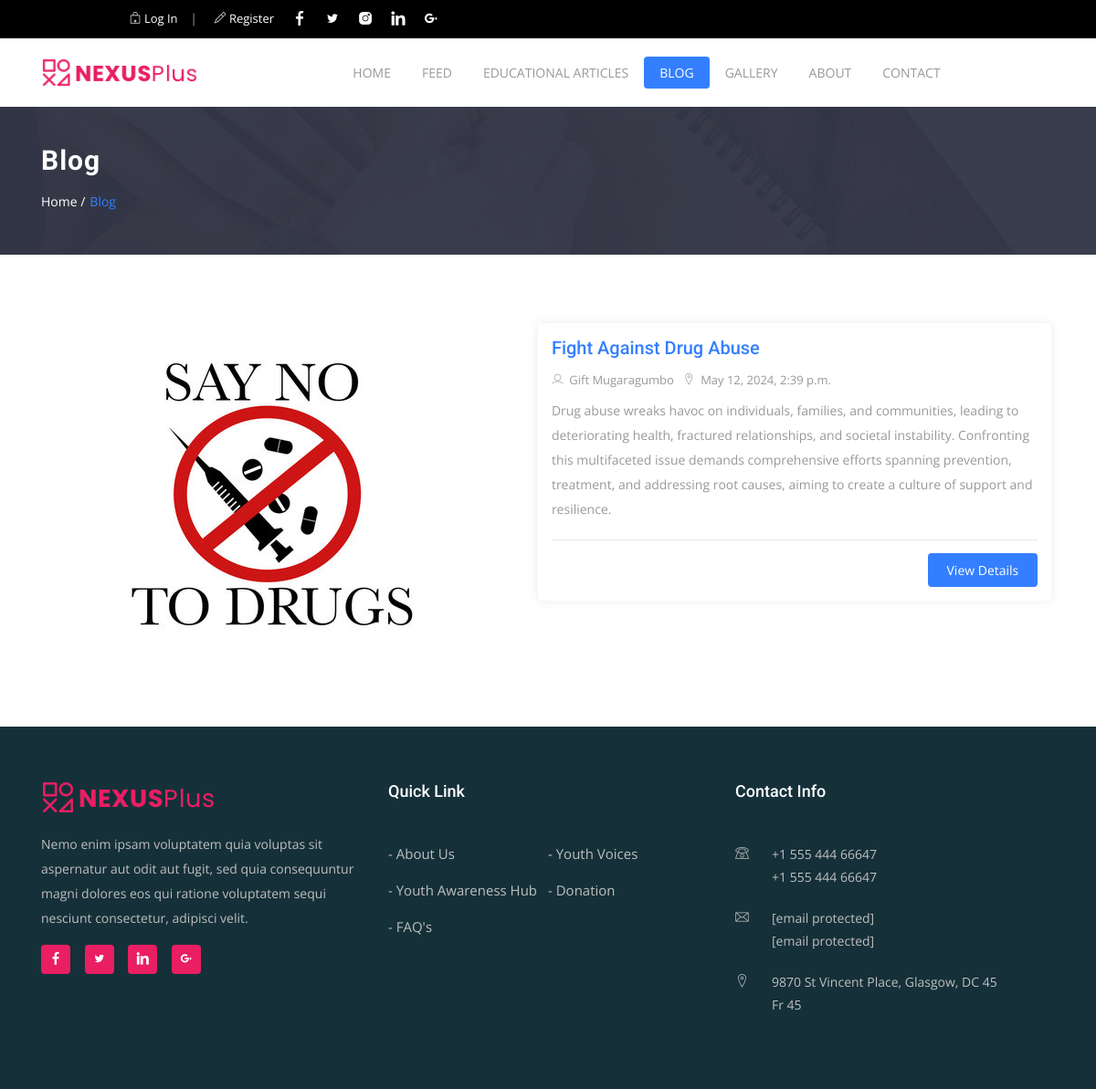
Screenshot of /blog/ with the database file from the repository.
### core/models.py (models this page shows, shortened)
class BlogItem(models.Model):
    posted_by = models.ForeignKey(User, on_delete=models.CASCADE)
    title = models.CharField(max_length=255)
    cover_image = models.ImageField(upload_to='articles')
    short_description = models.CharField(max_length=600)
    content = models.TextField(max_length=10000)
    date_posted = models.DateTimeField(auto_now_add=True)

class User(AbstractBaseUser):
    email = models.EmailField(
        verbose_name='email address',
        max_length=255,
        unique=True,
    )
    first_name = models.CharField(max_length=255)
    last_name = models.CharField(max_length=255, blank=True)
    is_active = models.BooleanField(default=True)
    is_admin = models.BooleanField(default=False)
    is_staff = models.BooleanField(default=False)
    objects = MyUserManager()
    USERNAME_FIELD = 'email'
    REQUIRED_FIELDS = ['first_name', 'last_name']
    @property
    def full_name(self):
        return self.first_name + ' ' + self.last_name

### core/views.py (the view)
# urls.py: path('blog/', views.blog_view, name="blog"),
def blog_view(request):
    context = {
        'blog_nav': 'active',
        'blog_items': BlogItem.objects.all()
    }
    return render(request, 'blog.html', context)

### templates/blog.html
{% extends 'base.html' %}
{% load static %}
{%  block content %}
{% include 'navbar.html' %}
<div class="page-header" style="background: url({% static 'assets/img/banner1.jpg' %});">
<div class="container">
<div class="row">
<div class="col-md-12">
<div class="breadcrumb-wrapper">
<h2 class="product-title">Blog</h2>
<ol class="breadcrumb">
<li><a href="{% url 'home' %}">Home /</a></li>
<li class="current">Blog</li>
</ol>
</div>
</div>
</div>
</div>
</div>
<div class="main-container section-padding">
<div class="container">
<div class="row">
<div class="col-lg-12 col-md-12 col-xs-12 page-content">
<div class="adds-wrapper">
<div class="tab-content">
<div id="list-view" class="tab-pane fade active show">
<div class="row">
{% if blog_items.count != 0 %}
    {% for item in blog_items %}
<div class="col-xs-12 col-sm-12 col-md-12 col-lg-12">
<div class="featured-box">
<figure>
<a href="#"><img class="img-fluid" src="{{ item.cover_image.url }}" alt=""></a>
</figure>
<div class="feature-content">
<h4><a href="ads-details.html">{{ item.title }}</a></h4>
<div class="meta-tag">
<span>
<i class="lni-user"></i> {{ item.posted_by.full_name }}
</span>
<span>
<i class="lni-map-marker"></i> {{ item.date_posted }}
</span>
</div>
<p class="dsc">{{ item.short_description }}</p>
<div class="listing-bottom">
<a href="{% url 'blog-detail' item.id %}" class="btn btn-common float-right">View Details</a>
</div>
</div>
</div>
</div>
    {% endfor %}
{% else %}
    <div style="margin-left: 30%; margin-top: 00%">
<h4>No blog items available</h4>
    </div>
{% endif %}
</div>
</div>
</div>
</div>
</div>
</div>
</div>
</div>
{% endblock %}

### static/assets/css/main.css (style rules this page uses)
html { overflow-x:hidden }
body { background:#fff;font-size:14px;font-weight:400;font-family:open sans,sans-serif;-webkit-box-sizing:border-box;-moz-box-sizing:border-box;box-sizing:border-box;-webkit-font-smoothing:subpixel-antialiased;color:#999;line-height:25px;-webkit-backface-visibility:hidden;backface-visibility:hidden;overflow-x:hidden }
h1,h2,h3,h4 { font-size:36px;color:#333;font-weight:700;font-family:roboto,sans-serif }
p { font-weight:400;font-family:open sans,sans-serif;margin:0;font-size:14px }
ul,ol { list-style:outside none none;margin:0;padding:0 }
.btn { font-size:14px;padding:7px 20px;cursor:pointer;font-weight:400;-webkit-transition:all .2s linear;-moz-transition:all .2s linear;-o-transition:all .2s linear;transition:all .2s linear;display:inline-block }
.btn-common { background-color:#347fff;position:relative;color:#fff;z-index:1;border-radius:4px;transition:all .2s ease-in-out;-moz-transition:all .2s ease-in-out;-webkit-transition:all .2s ease-in-out }
.section-padding { padding:60px 0 }
.page-header { padding:115px 0 25px;position:relative }
.page-header:before { content:'';position:absolute;top:0;left:0;width:100%;height:100%;background:rgba(54,59,77,.88) }
.page-header .breadcrumb-wrapper .product-title { font-size:30px;line-height:38px;font-weight:700;letter-spacing:1px;color:#fff }
.page-header .breadcrumb-wrapper .breadcrumb { font-size:14px;color:#347fff;border-radius:0;background:0 0;padding:5px 0;z-index:1 }
.page-header .breadcrumb-wrapper .breadcrumb li { display:inline-block }
.page-header .breadcrumb-wrapper .breadcrumb li a { color:#fff;padding-right:5px }
.featured-box { width:100%;background:#fff;margin-bottom:15px;margin-top:15px }
.featured-box figure { margin:0;width:100%;float:left;position:relative }
.featured-box .feature-content { display:inline-block;box-shadow:0 0 10px rgba(175,175,175,.23);padding:15px }
.featured-box .feature-content h4 { font-size:20px;font-weight:500;line-height:25px;margin-bottom:10px }
.featured-box .feature-content h4 a { color:#347fff }
.featured-box .feature-content span { display:block;font-size:13px;color:#999 }
.featured-box .feature-content .meta-tag { display:inline-block;width:100% }
.featured-box .feature-content .meta-tag span { float:left;margin-right:10px;color:#999 }
.featured-box .feature-content .meta-tag span i { margin-right:3px }
.featured-box .feature-content .dsc { line-height:27px;margin-bottom:22px }
.featured-box .feature-content .listing-bottom { padding:15px 0;border-top:1px solid #e5e5e5;width:100% }
#list-view .featured-box { display:inline-block }
#list-view .featured-box figure { float:left;width:49% }
#list-view .featured-box .feature-content { float:left;text-align:left;padding:15px;width:50.667% }
#list-view .featured-box .feature-content .dsc { margin-bottom:20px }
#list-view .featured-box .feature-content .listing-bottom { padding:14px 0 0 }

### rows the page displays
BlogItem: cover_image (picture), title "Fight Against Drug Abuse", posted_by.full_name "Gift Mugaragumbo", date_posted "May 12, 2024, 2:39 p.m.", short_description "Drug abuse wreaks havoc on individuals, families, and communities, leading to deteriorating health, fractured relationships, and societal instability. Confronting this multifaceted issue demands comprehensive efforts spanning prevention, treatment, and addressing root causes, aiming to create a culture of support and resilience."
